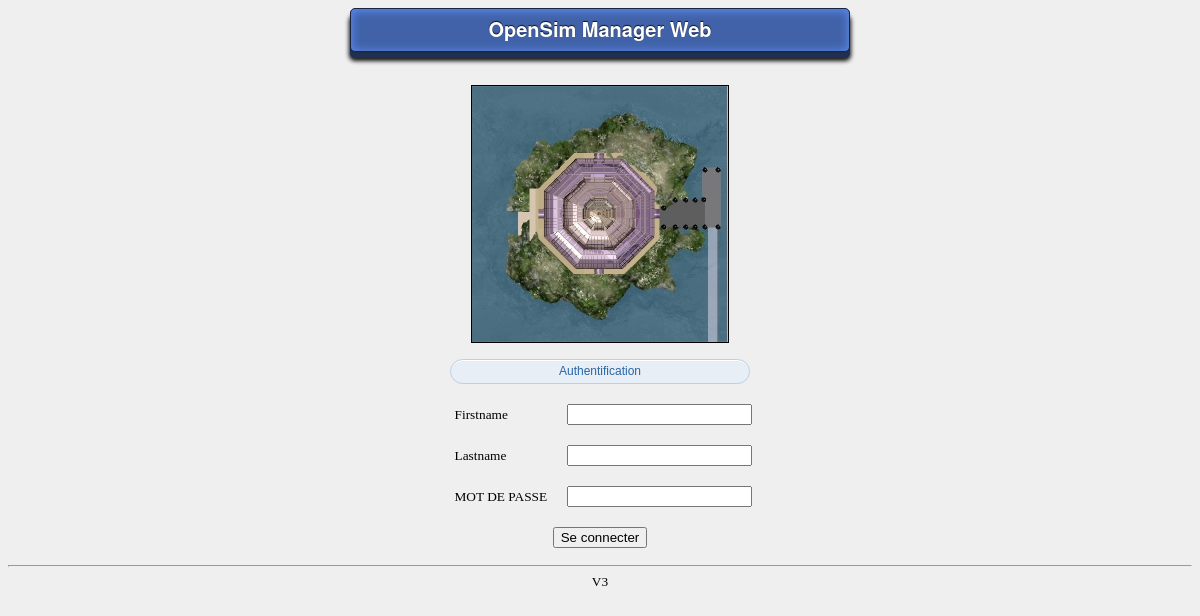
Before: / with the older database file.
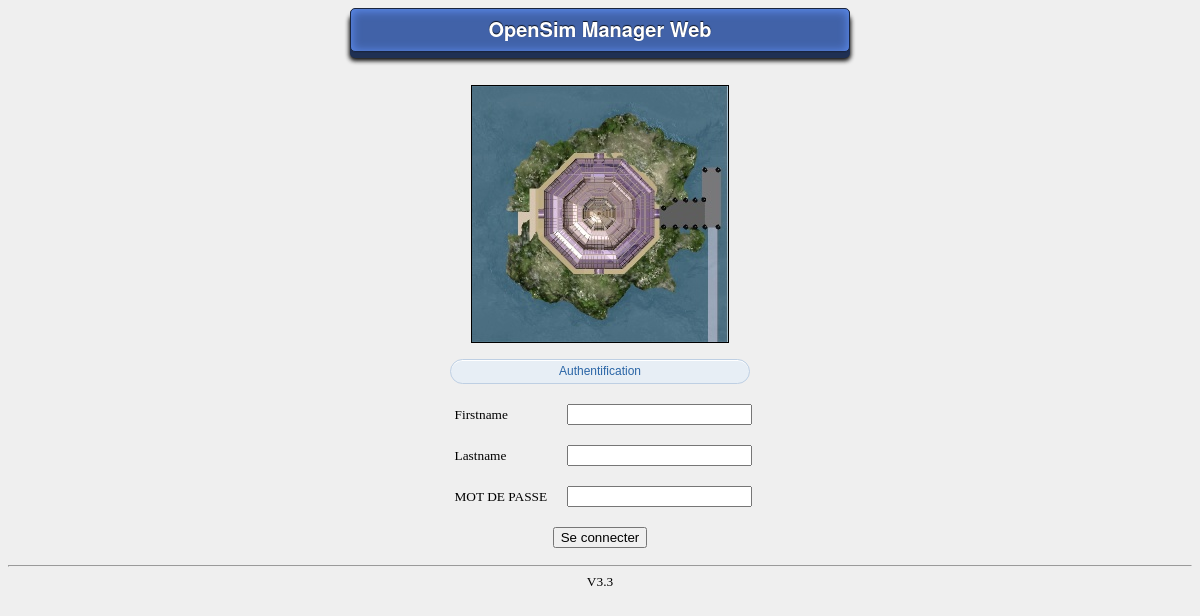
After: the same page with the newer database file.
### tables this page shows
CREATE TABLE IF NOT EXISTS `conf` (
  `id` int(11) NOT NULL AUTO_INCREMENT,
  `cheminAppli` varchar(50) NOT NULL,
  `destinataire` varchar(50) NOT NULL,
  `Autorized` int(1) NOT NULL,
  `VersionOSMW` varchar(50) NOT NULL,
  `urlOSMW` varchar(255) NOT NULL,
  PRIMARY KEY (`id`)
);

### config/osmw_conf.php (called while the page is built, shortened)
<?php
	$database =  "OSMW";
?>

### config/fonctions.php (called while the page is built, shortened)
<?php
function INI_Conf($cles,$valeur){
	require 'config/osmw_conf.php';
		$sql = "SELECT * FROM conf";
		$req = mysql_query($sql) or die('Erreur SQL !<br>'.$sql.'<br>'.mysql_error());
		$data = mysql_fetch_array($req);
		switch ($valeur) {
		case "VersionOSMW":
			$Version=$data['VersionOSMW'];
			break;
		}
	return $Version;
}
function INI_Conf_Moteur($cles,$valeur){
	require 'config/osmw_conf.php';
		$sql = "SELECT * FROM moteurs WHERE id_os ='".$cles."'";
		$req = mysql_query($sql) or die('Erreur SQL !<br>'.$sql.'<br>'.mysql_error());
		$data = mysql_fetch_array($req);
		switch ($valeur) {
		case "address":
			$Version=$data['address'];
			break;
		}
	return $Version;
}
?>

### config/variables.php (the view, shortened to what this page needs)
<?php
include 'osmw_conf.php';
$PIED_DE_PAGE = '<hr><center>'.INI_Conf($_SESSION['opensim_select'],"VersionOSMW").'</center>';
?>

### index.php (shortened to what this page needs)
<html>
<head>
<link rel="stylesheet" href="menu_style.css" type="text/css" />
</head>
<body>
<?php
include 'config/fonctions.php';
include 'config/variables.php';
include 'config/osmw_conf.php';
if (session_is_registered("authentification")){
	if($_POST['OSSelect']){$_SESSION['opensim_select'] = trim($_POST['OSSelect']);}
	echo $MENU_LATTERALE.'<HR>';
	if($_GET['f']){include('pages/GestDirectory.php');exit;}
	if($_GET['g']){include('pages/GestBackup.php');echo $PIED_DE_PAGE;exit;}
	if($_POST['a'] or $_GET['a']){
		if($_POST['a']){$vers = $_POST['a'];}
		if($_GET['a']){$vers = $_GET['a'];}
			if($vers =="1"){include('pages/GestSims.php');}
			if($vers =="2"){include('pages/GestSaveRestore.php');}
			if($vers =="3"){include('pages/GestTerrain.php');}
			if($vers =="4"){include('pages/GestImportExport.php');}
			if($vers =="5"){include('pages/GestOpensim.php');}
			if($vers =="6"){include('pages/GestRegion.php');}
			if($vers =="7"){include('pages/GestLog.php');}
			if($vers =="8"){include('pages/GestAdminServ.php');}
			if($vers =="9"){include('pages/contact.php');}
			if($vers =="10"){include('pages/GestDirectory.php');}
			if($vers =="11"){include('pages/map.php');}
			if($vers =="12"){include('pages/GestIdentite.php');}
			if($vers =="13"){include('pages/Aide.php');}
			if($vers =="14"){include('pages/Apropos.php');}
			if($vers =="15"){include('pages/GestUsers.php');}
			if($vers =="16"){include('pages/GestBackup.php');}
			if($vers =="17"){include('pages/GestMoteur.php');}
			if($vers =="18"){include('pages/GestConfig.php');}
			if($vers =="20"){include('pages/GestTransfert.php');}
			if($vers =="logout"){session_start();$_SESSION = array();session_destroy();session_unset();header('Location: index.php');  }
	}
	else
		{
	$ligne1 = '<b>Bienvenue &quot;'.$_SESSION['login'].'&quot; dans votre espace s&eacute;curis&eacute;. Niv:'.$_SESSION['privilege'].'</b>';
	$ligne2 = '*** <u>Moteur OpenSim selectionne: </u>'.$_SESSION['opensim_select'].' - '.INI_Conf_Moteur($_SESSION['opensim_select'],"version").' ***';
	echo '<div class="block" id="clean-gray"><button><CENTER>'.$ligne1.'<br>'.$ligne2.'</CENTER></button></div>';
	echo '<hr>';
	if($_SESSION['osAutorise'] != '')
	{
	$osAutorise = explode(";", $_SESSION['osAutorise']);
		for($i=0;$i < count($osAutorise);$i++)
		{	if(INI_Conf_Moteur($_SESSION['opensim_select'],"osAutorise") == $osAutorise[$i]){$moteursOK="OK";}    }
	}
		$db = mysql_connect($hostnameBDD, $userBDD, $passBDD);
		mysql_select_db($database,$db);
		$sql = 'SELECT * FROM moteurs';
		$req = mysql_query($sql) or die('Erreur SQL !<br>'.$sql.'<br>'.mysql_error());
		echo '<CENTER><FORM METHOD=POST ACTION="">
			<select name="OSSelect">';
		while($data = mysql_fetch_assoc($req))
			{
				$sel="";
				 if($data['id_os'] == $_SESSION['opensim_select']){$sel="selected";}
			echo '<option value="'.$data['id_os'].'" '.$sel.'>'.$data['name'].' - '.$data['version'].'</option>';
			}
		mysql_close();
		echo'</select><INPUT TYPE="submit" VALUE="Choisir" ></FORM></CENTER>';
	echo '<HR>';
	echo '<center>';
	echo '<div class="block" id="clean-gray"><button>Section Utilisateur</button></div><br>';
	echo '<div class="block" id="pale-blue"><a href="?a=1"><button>Gestion des Sims.</button></a></div>';
	echo '<div class="block" id="pale-blue"><a href="?a=2"><button>Gestion des Sauvegardes.</button></a></div>';
	echo '<div class="block" id="pale-blue"><a href="?a=3"><button>Gestion des Terrains.</button></a></div>';
	echo '<div class="block" id="pale-blue"><a href="?a=10"><button>Gestion des fichiers de sauvegardes.</button></a></div>';
	echo '<div class="block" id="pale-blue"><a href="?a=4"><button>Exporter son inventaire.</button></a></div>';
	echo '<div class="block" id="pale-blue"><a href="?a=7"><button>Gestion du Log.</button></a></div>';
	echo '<div class="block" id="pale-blue"><a href="?a=11"><button>Cartographie des Regions.</button></a></div>';
	echo '<div class="block" id="pale-blue"><a href="?a=9"><button>Contacter l\'assistance.</button></a></div>';
	echo '<div class="block" id="pale-blue"><a href="?a=13"><button>Aide.</button></a></div>';
	echo '<div class="block" id="pale-blue"><a href="?a=14"><button>A Propos.</button></a></div>';
	echo '<hr>';
	if( $_SESSION['privilege']>=3){
		echo '<div class="block" id="clean-gray"><button>Section Administrateur</button></div><br>';
		echo '<div class="block" id="pale-blue"><a href="?a=8"><button>Gestion du Serveur.</button></a></div>';
		echo '<div class="block" id="pale-blue"><a href="?a=17"><button>Gestion des Moteurs.</button></a></div>';
		echo '<div class="block" id="pale-blue"><a href="?a=6"><button>Gestion des Regions.</button></a></div>';
		echo '<div class="block" id="pale-blue"><a href="?a=5"><button>Editer la configuration Opensim.</button></a></div>';
		echo '<div class="block" id="pale-blue"><a href="?a=18"><button>Configuration de OpenSim Manager Web.</button></a></div>';
		echo '<div class="block" id="pale-blue"><a href="?a=15"><button>Gestion des Utilisateurs.</button></a></div>';
		echo '<div class="block" id="pale-blue"><a href="?a=12"><button>Connectivité du Serveur OSMW.</button></a></div>';
		echo '<div class="block" id="pale-blue"><a href="?a=16"><button>Sauvegardes config Opensim.</button></a></div>';
		echo '<div class="block" id="pale-blue"><a href="?a=20"><button>Transfert des Sauvegardes.</button></a></div>';
		echo '<HR>';
	}
	echo '<div class="block" id="pale-blue"><a href="?a=logout"><button>D&eacute;connexion.</button></a></div>';
	echo '</center>';
	}
}
else{		session_start();$_SESSION = array();session_destroy();session_unset();
?>
<span>
	<CENTER><div class="block" id="fat-blue"><button>OpenSim Manager Web</button></div></CENTER>
<form action="" method="post" name="connect">
	<CENTER><table  border="0" cellpadding="10" cellspacing="0"  border="1" >
		<tr><td colspan="2" align="center">
			<img src="images/logoserver.png"  BORDER=1>
			<br><br><div class="block" id="pale-blue"><button>Authentification</button></div>
		</td></tr>
		<tr><td>&nbsp; Firstname </td><td><input name="firstname" type="text" id="firstname"></td></tr>
		<tr><td>&nbsp; Lastname </td><td><input name="lastname" type="text" id="lastname"></td></tr>
		<tr><td>&nbsp; MOT DE PASSE </td><td><input name="pass" type="password" id="pass"></td></tr>
		<tr><td height="34" colspan="2"><CENTER><input type="submit" name="Submit" value="Se connecter"></CENTER></td></tr>
	</table><CENTER>
</FORM>
</span>
<?}
echo $PIED_DE_PAGE;
?>
</body>
</html>

### menu_style.css (style rules this page uses)
body { color: #000000; background: #EFEFEF; }
#pale-blue button { background: #e7eef5; border: 1px solid #becfe3; border-radius: 16px; -moz-border-radius: 16px; -webkit-border-radius: 16px; -moz-box-shadow: inset 0 1px 0 0 #fff; -webkit-box-shadow: inset 0 1px 0 0 #fff; color: #2a65a6; font-family: "lucida grande", sans-serif; font-size: 12px; font-weight: normal; line-height: 1; padding: 5px 0 6px 0; text-align: center; width: 300px; }
#fat-blue button { background: #4162a8; border: 1px solid #19253f; border-radius: 5px; -moz-border-radius: 5px; -webkit-border-radius: 5px; -moz-box-shadow: inset 0 1px 10px 1px #5c8bee, 0px 1px 0 #1d2c4d, 0 6px 0px #1f3053, 0 8px 4px 1px #111; -webkit-box-shadow: inset 0 1px 10px 1px #5c8bee, 0px 1px 0 #1d2c4d, 0 6px 0px #1f3053, 0 8px 4px 1px #111; color: #fff; font-family: "helvetica neue", helvetica, arial, sans-serif; font-size: 20px; font-weight: bold; line-height: 1; margin-bottom: 10px; padding: 10px 0 12px 0; text-align: center; text-shadow: 0px -1px 1px rgba(0, 0, 0, .8); width: 500px; }

### index.php (style rules this page uses)
* { font-size: 10pt; }

Changed rows visible on the page:
changed conf: VersionOSMW "V3" → "V3.3"
